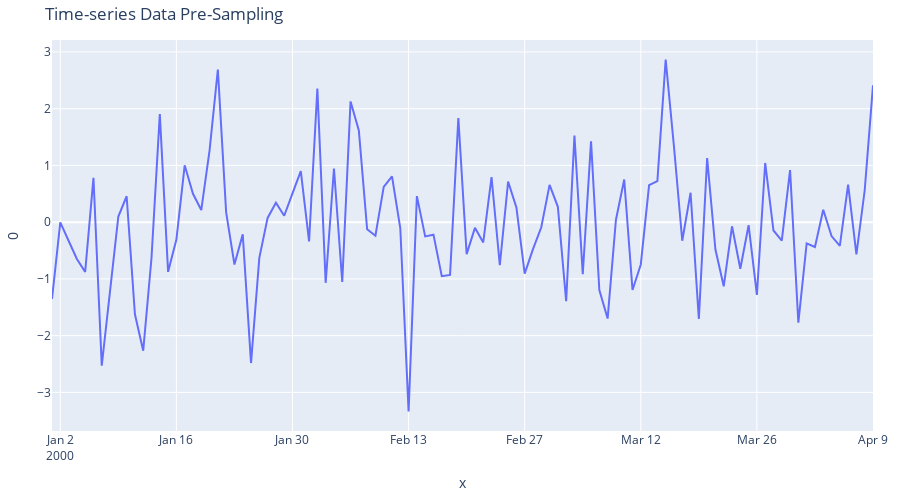

Notebook code for this chart:
### Code cell
line = px.line(ts, x = ts.index, y = ts[0], title = 'Time-series Data Pre-Sampling', height = 500, width = 900)
line.update_layout(
    margin=dict(l=20, r=20, t=40, b=20),
    paper_bgcolor="white", #LightSteelBlue
)
# line.show()
